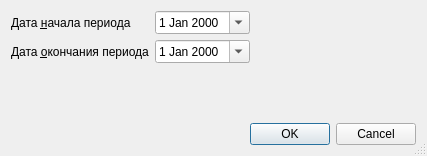
<?xml version="1.0" encoding="UTF-8"?>
<ui version="4.0">
 <class>ConsolidatedFinanceSumSetup</class>
 <widget class="QDialog" name="ConsolidatedFinanceSumSetup">
  <property name="windowModality">
   <enum>Qt::ApplicationModal</enum>
  </property>
  <property name="geometry">
   <rect>
    <x>0</x>
    <y>0</y>
    <width>427</width>
    <height>156</height>
   </rect>
  </property>
  <property name="windowTitle">
   <string>Параметры отчёта</string>
  </property>
  <property name="sizeGripEnabled">
   <bool>true</bool>
  </property>
  <layout class="QGridLayout" name="gridLayout">
   <item row="0" column="0" colspan="2">
    <widget class="QLabel" name="lblBegDate">
     <property name="text">
      <string>Дата &amp;начала периода</string>
     </property>
     <property name="buddy">
      <cstring>edtBegDate</cstring>
     </property>
    </widget>
   </item>
   <item row="0" column="2" colspan="3">
    <widget class="CDateEdit" name="edtBegDate">
     <property name="calendarPopup">
      <bool>true</bool>
     </property>
    </widget>
   </item>
   <item row="1" column="0" colspan="2">
    <widget class="QLabel" name="lblEndDate">
     <property name="text">
      <string>Дата &amp;окончания периода</string>
     </property>
     <property name="buddy">
      <cstring>edtEndDate</cstring>
     </property>
    </widget>
   </item>
   <item row="1" column="2" colspan="3">
    <widget class="CDateEdit" name="edtEndDate">
     <property name="calendarPopup">
      <bool>true</bool>
     </property>
    </widget>
   </item>
   <item row="1" column="5">
    <spacer>
     <property name="orientation">
      <enum>Qt::Horizontal</enum>
     </property>
     <property name="sizeHint" stdset="0">
      <size>
       <width>84</width>
       <height>22</height>
      </size>
     </property>
    </spacer>
   </item>
   <item row="3" column="3" colspan="3">
    <widget class="QDialogButtonBox" name="buttonBox">
     <property name="orientation">
      <enum>Qt::Horizontal</enum>
     </property>
     <property name="standardButtons">
      <set>QDialogButtonBox::Cancel|QDialogButtonBox::Ok</set>
     </property>
    </widget>
   </item>
   <item row="0" column="5">
    <spacer>
     <property name="orientation">
      <enum>Qt::Horizontal</enum>
     </property>
     <property name="sizeHint" stdset="0">
      <size>
       <width>84</width>
       <height>22</height>
      </size>
     </property>
    </spacer>
   </item>
   <item row="2" column="2">
    <spacer name="verticalSpacer">
     <property name="orientation">
      <enum>Qt::Vertical</enum>
     </property>
     <property name="sizeHint" stdset="0">
      <size>
       <width>20</width>
       <height>40</height>
      </size>
     </property>
    </spacer>
   </item>
  </layout>
 </widget>
 <customwidgets>
  <customwidget>
   <class>CDateEdit</class>
   <extends>QDateEdit</extends>
   <header>library/DateEdit.h</header>
  </customwidget>
 </customwidgets>
 <tabstops>
  <tabstop>edtBegDate</tabstop>
  <tabstop>edtEndDate</tabstop>
  <tabstop>buttonBox</tabstop>
 </tabstops>
 <resources/>
 <connections>
  <connection>
   <sender>buttonBox</sender>
   <signal>accepted()</signal>
   <receiver>ConsolidatedFinanceSumSetup</receiver>
   <slot>accept()</slot>
   <hints>
    <hint type="sourcelabel">
     <x>124</x>
     <y>456</y>
    </hint>
    <hint type="destinationlabel">
     <x>65</x>
     <y>418</y>
    </hint>
   </hints>
  </connection>
  <connection>
   <sender>buttonBox</sender>
   <signal>rejected()</signal>
   <receiver>ConsolidatedFinanceSumSetup</receiver>
   <slot>reject()</slot>
   <hints>
    <hint type="sourcelabel">
     <x>237</x>
     <y>456</y>
    </hint>
    <hint type="destinationlabel">
     <x>267</x>
     <y>420</y>
    </hint>
   </hints>
  </connection>
 </connections>
</ui>
